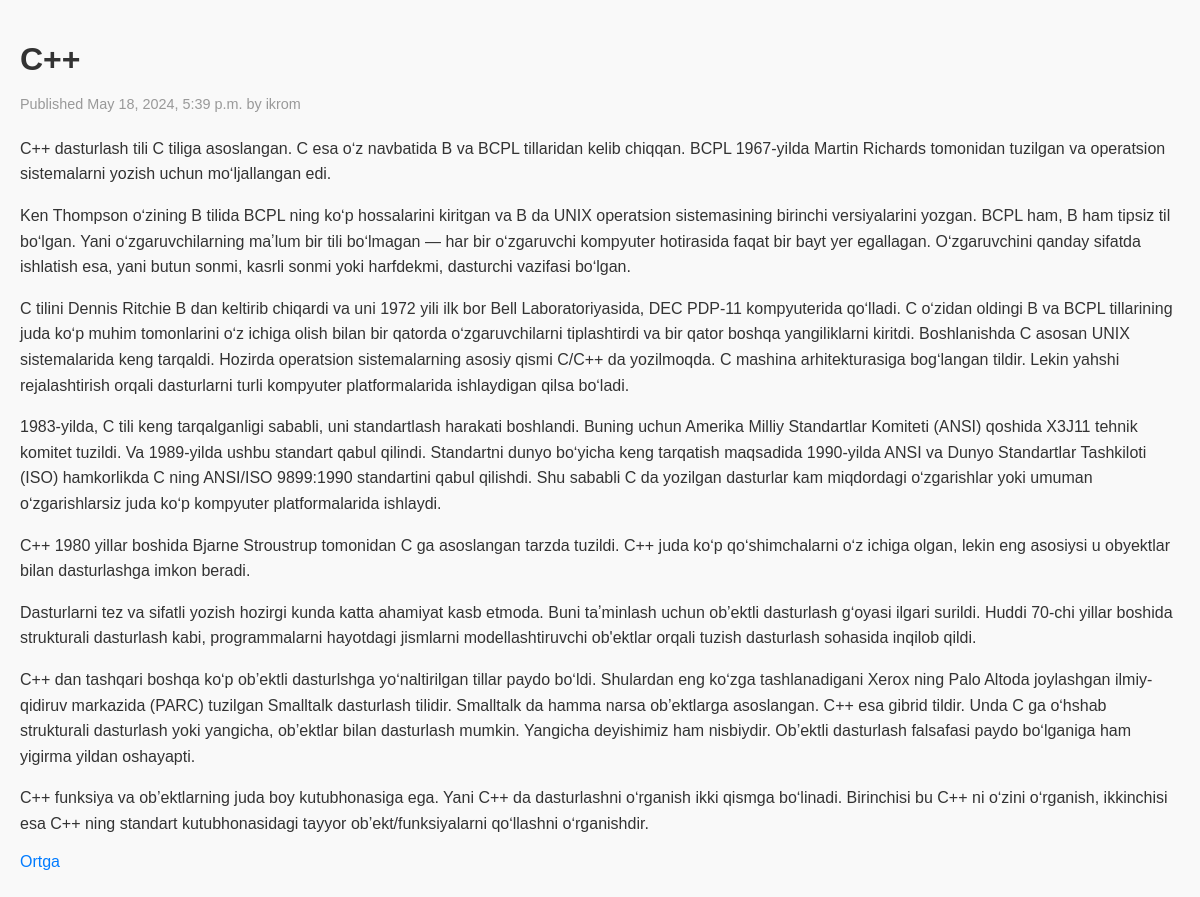
Page /2024/5/18/c/ (signed in) on the committed database.
### blogapp/models.py (models this page shows, shortened)
class Post(models.Model):
    STATUS_CHOICES = (
        ('draft', 'Draft'),
        ('published', 'Published'),
    )
    title = models.CharField(max_length=250)
    slug = models.SlugField(max_length=250, unique_for_date='publish')
    author = models.ForeignKey(User, on_delete=models.CASCADE, related_name='blog_posts')
    body = models.TextField()
    publish = models.DateTimeField(default=timezone.now)
    created = models.DateTimeField(auto_now_add=True)
    updated = models.DateTimeField(auto_now=True)
    status = models.CharField(max_length=10, choices=STATUS_CHOICES, default='draft')
    class Meta:
        ordering = ('-publish',)
    objects = models.Manager()
    published = PublishedManager()

### blogapp/views.py (the view)
# urls.py: path('<int:year>/<int:month>/<int:day>/<slug:slug>/', post_detail_page, name='post_detail'),
@login_required_decorator
def post_detail_page(request, year, month, day, slug):
    post = get_object_or_404(Post, slug=slug, status='published', publish__year=year, publish__month=month,
                             publish__day=day)
    return render(request, 'detail.html', {'post': post})

### templates/detail.html (shortened to what this page needs)
<!DOCTYPE html>
<html lang="en">
<head>
</head>
<body>
    <h1>{{ post.title }}</h1>
    <p class="date">
        Published {{ post.publish }} by {{ post.author }}
    </p>
    {{ post.body|linebreaks }}
     <a href="{% url 'blog:home_page' %}" class="back-link">Ortga</a>
</body>
</html>

### templates/detail.html (style rules this page uses)
body { font-family: Arial, sans-serif; background-color: #f9f9f9; color: #333; margin: 0; padding: 20px; }
h1 { color: #333; margin-bottom: 10px; }
.date { color: #999; font-size: 0.9em; margin-bottom: 20px; }
p { line-height: 1.6; }
.back-link { display: inline-block; margin-bottom: 20px; text-decoration: none; color: #007bff; }

### rows in the picture
Post: title "C++", publish "May 18, 2024, 5:39 p.m.", author "ikrom", body "C++ dasturlash tili C tiliga asoslangan. C esa oʻz navbatida B va BCPL tillaridan kelib chiqqan. BCPL 1967-yilda Martin Richards tomonidan tuzilgan va operatsion sistemalarni yozish uchun moʻljallangan edi. Ken Thompson oʻzining B tilida BCPL ning koʻp hossalarini kiritgan va B da UNIX operatsion sistemasining birinchi versiyalarini yozgan. BCPL ham, B ham tipsiz til boʻlgan. Yani oʻzgaruvchilarning maʼlum bir tili boʻlmagan — har bir oʻzgaruvchi kompyuter hotirasida faqat bir bayt yer egallagan. Oʻzgaruvchini qanday sifatda ishlatish esa, yani butun sonmi, kasrli sonmi yoki harfdekmi, dasturchi vazifasi boʻlgan. C tilini Dennis Ritchie B dan keltirib chiqardi va uni 1972 yili ilk bor Bell…"
